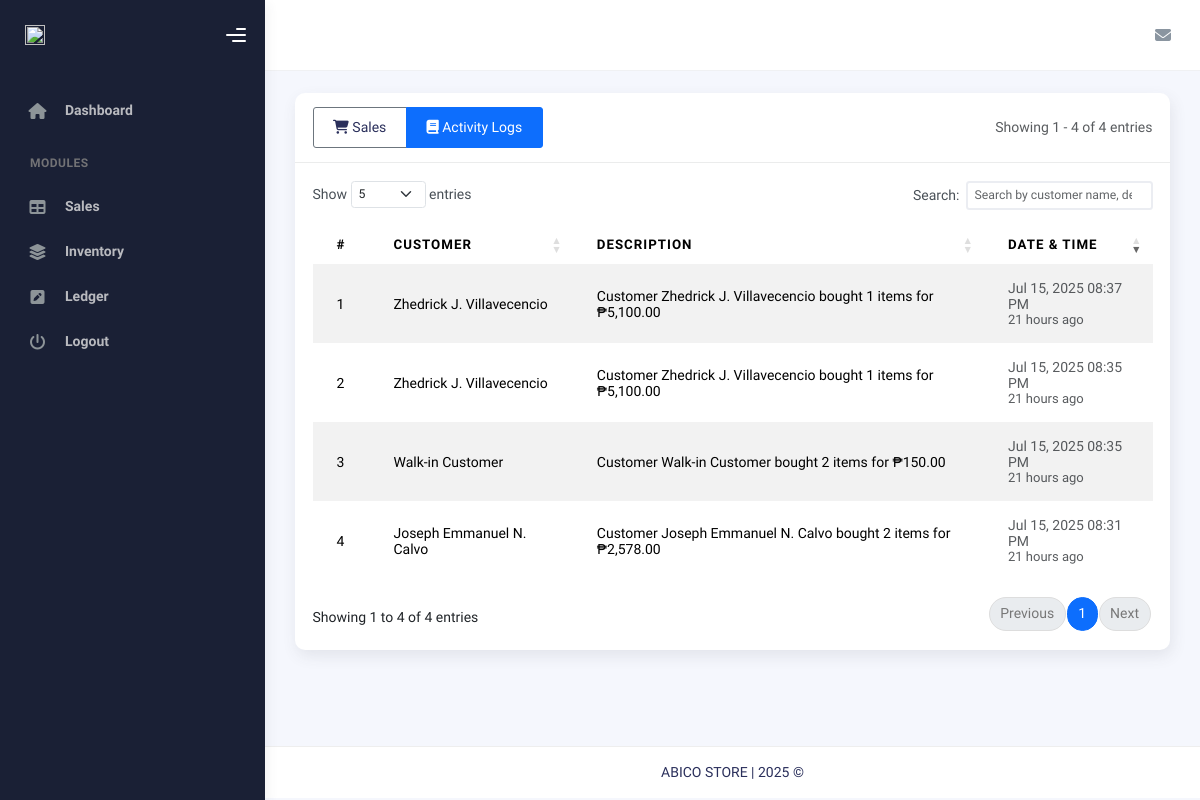
Page /sales/activity_log.php (signed in) on the committed database.
### tables this page shows
CREATE TABLE `sales_activity_log` (
  `id` int(11) NOT NULL,
  `transaction_id` int(11) NOT NULL,
  `customer_name` varchar(255) NOT NULL,
  `description` text NOT NULL,
  `created_at` datetime NOT NULL DEFAULT current_timestamp()
);

### includes/sales/activity_log.php (called while the page is built)
<?php
class SalesActivityLog {
    private $conn;
    private $table_name = "sales_activity_log";
    public function __construct($db) {
        $this->conn = $db;
    }
    public function readAll($page = 1, $perPage = 20) {
        $offset = ($page - 1) * $perPage;
        $query = "SELECT id, transaction_id, customer_name, description, created_at
                 FROM " . $this->table_name . "
                 ORDER BY created_at DESC
                 LIMIT :offset, :limit";
        $stmt = $this->conn->prepare($query);
        $stmt->bindParam(':offset', $offset, PDO::PARAM_INT);
        $stmt->bindParam(':limit', $perPage, PDO::PARAM_INT);
        $stmt->execute();
        return $stmt->fetchAll(PDO::FETCH_ASSOC);
    }
    public function countAll() {
        $query = "SELECT COUNT(*) as count FROM " . $this->table_name;
        $stmt = $this->conn->prepare($query);
        $stmt->execute();
        $row = $stmt->fetch(PDO::FETCH_ASSOC);
        return $row ? $row['count'] : 0;
    }
    public function formatDescription($row) {
        return $row['description'];
    }
    public function timeElapsedString($datetime) {
        $timestamp = strtotime($datetime);
        $difference = time() - $timestamp;
        if ($difference < 60) {
            return $difference . ' seconds ago';
        } elseif ($difference < 3600) {
            return floor($difference / 60) . ' minutes ago';
        } elseif ($difference < 86400) {
            return floor($difference / 3600) . ' hours ago';
        } elseif ($difference < 604800) {
            return floor($difference / 86400) . ' days ago';
        } elseif ($difference < 2678400) {
            return floor($difference / 604800) . ' weeks ago';
        } else {
            return date('M d, Y', $timestamp);
        }
    }
}

### sales/activity_log.php (the view, shortened to what this page needs)
<?php
require_once __DIR__ . '/../includes/sales/activity_log.php';
?>
<link rel="stylesheet" href="https://cdn.datatables.net/1.11.5/css/dataTables.bootstrap5.min.css">
<link rel="stylesheet" href="https://cdn.datatables.net/responsive/2.2.9/css/responsive.bootstrap5.min.css">
<?php
$database = new dbconn();
$db = $database->getConnection();
$activityLog = new SalesActivityLog($db);
$page = isset($_GET['page']) ? (int)$_GET['page'] : 1;
$perPage = 20;
$offset = ($page - 1) * $perPage;
$logs = $activityLog->readAll($page, $perPage);
$totalLogs = $activityLog->countAll();
include __DIR__ . '/../templates/header.php';
include __DIR__ . '/../templates/sidebar.php';
include __DIR__ . '/../templates/nav.php';
?>
<div class="container">
    <div class="page-inner">
        <div class="card">
            <div class="card-header d-flex justify-content-between align-items-center">
                <h4 class="card-title mb-0">
                    <div class="btn-group" role="group">
                        <a href="index.php" class="btn btn-outline-secondary">
                            <i class="fas fa-shopping-cart"></i> Sales
                        </a>
                        <a href="activity_log.php" class="btn btn-outline-primary active">
                            <i class="fas fa-book"></i> Activity Logs
                        </a>
                    </div>
                </h4>
                <div class="text-muted">
                    Showing <?= $offset + 1 ?> - <?= min($offset + count($logs), $totalLogs) ?> of <?= $totalLogs ?> entries
                </div>
            </div>
            <div class="card-body">
                <div class="table-responsive">
                    <table id="activityTable" class="table table-hover table-striped" style="width:100%">
                        <thead>
                            <tr>
                                <th>#</th>
                                <th>Customer</th>
                                <th>Description</th>
                                <th>Date & Time</th>
                            </tr>
                        </thead>
                        <tbody>
                        <?php foreach ($logs as $index => $row):
                            $rowNumber = $offset + $index + 1;
                            $description = $activityLog->formatDescription($row);
                            $timeAgo = $activityLog->timeElapsedString($row['created_at']);
                        ?>
                        <tr>
                            <td><?= $rowNumber ?></td>
                            <td><?= htmlspecialchars($row['customer_name']) ?></td>
                            <td><?= htmlspecialchars($description) ?></td>
                            <td class="text-muted">
                                <div class="d-flex flex-column">
                                    <span><?= date('M d, Y h:i A', strtotime($row['created_at'])) ?></span>
                                    <small class="text-muted"><?= $timeAgo ?></small>
                                </div>
                            </td>
                        </tr>
                        <?php endforeach; ?>
                        </tbody>
                    </table>
                </div>
            </div>
        </div>
    </div>
</div>
<?php
include __DIR__ . '/../templates/footer.php';
?>

### rows in the picture
sales_activity_log: rowNumber "1", customer_name "Zhedrick J. Villavecencio", description "Customer Zhedrick J. Villavecencio bought 1 items for ₱5,100.00", created_at "Jul 15, 2025 08:37 PM", created_at "21 hours ago"
sales_activity_log: rowNumber "2", customer_name "Zhedrick J. Villavecencio", description "Customer Zhedrick J. Villavecencio bought 1 items for ₱5,100.00", created_at "Jul 15, 2025 08:35 PM", created_at "21 hours ago"
sales_activity_log: rowNumber "3", customer_name "Walk-in Customer", description "Customer Walk-in Customer bought 2 items for ₱150.00", created_at "Jul 15, 2025 08:35 PM", created_at "21 hours ago"
sales_activity_log: rowNumber "4", customer_name "Joseph Emmanuel N. Calvo", description "Customer Joseph Emmanuel N. Calvo bought 2 items for ₱2,578.00", created_at "Jul 15, 2025 08:31 PM", created_at "21 hours ago"

### other values in the picture
$offset + 1 "1"
min($offset + count($logs), $totalLogs) "4"
$totalLogs "4"
